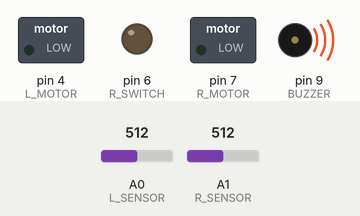
Bench run of a sketch on a simulated Arduino Uno, built with avr-gcc and run on an emulated ATmega328P. On the bench: switched loads named in the sketch (green lamp = pin HIGH), output pins drawn as LEDs (lit = HIGH), buzzer (waves = sounding, pin HIGH). The inputs (shaded band) are chosen by the test bench; at power-on: A0 (L_SENSOR) = 512, A1 (R_SENSOR) = 512. Pins used as bus, display or sensor lines are not drawn.

Above: at 0.1 s.
At 39.1 s:
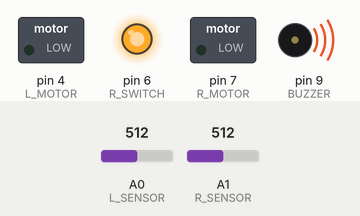
Timing chart, 0 to 40.0 s (numbered marks = the images above):
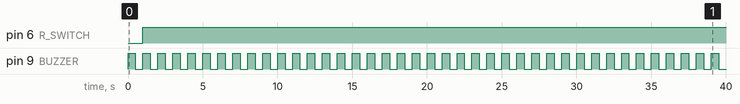

The sketch:

Omegabot.ino
```cpp
#define L_MOTOR 4
#define L_SWITCH 5
#define R_MOTOR 7
#define R_SWITCH 6
#define L_SENSOR A0
#define R_SENSOR A1
#define BUZZER 9


struct Data_sensors {
  int left_sensor;
  int right_sensor;
};


int motors_speed = 100;
struct Data_sensors Sensors;


void setup()
{
  pinMode(L_MOTOR, OUTPUT);
  pinMode(L_SWITCH, OUTPUT);
  pinMode(R_MOTOR, OUTPUT);
  pinMode(R_SWITCH, OUTPUT);
  pinMode(L_SENSOR, INPUT);
  pinMode(R_SENSOR, INPUT);
  pinMode(BUZZER, OUTPUT);
}


void init_data()
{
  Sensors.left_sensor = analogRead(L_SENSOR);
  Sensors.right_sensor = analogRead(R_SENSOR);
}


void configuration_of_motors(int speed_l, int speed_r)
{
  if (speed_l > 0){
    digitalWrite(L_SWITCH, 1);
    analogWrite(L_MOTOR, speed_l);
  } else {
    digitalWrite(L_SWITCH, 0);
    analogWrite(L_MOTOR, -speed_l);
  };

  if (speed_r > 0){
    digitalWrite(R_SWITCH, 1);
    analogWrite(R_MOTOR, speed_r);
  } else {
    digitalWrite(R_SWITCH, 0);
    analogWrite(R_MOTOR, -speed_r);
  };
}


void move_forward()
{
  if (900 <= Sensors.left_sensor <= 1000 and 900 <= Sensors.right_sensor <= 1000){
    configuration_of_motors(motors_speed, motors_speed);
  };
}


void turn_right()
{
  if (500 <= Sensors.left_sensor <= 700){
    configuration_of_motors(motors_speed, -motors_speed);
  };
}


void turn_left()
{
  if (500 <= Sensors.right_sensor <= 700){
    configuration_of_motors(-motors_speed, motors_speed);
  };
}


void check_of_line_loss()
{
  if (500 <= Sensors.left_sensor <= 700 and 500 <= Sensors.right_sensor <= 700){
    digitalWrite(BUZZER, 1);
    delay(500);
    digitalWrite(BUZZER, 0);
    delay(500);
  };
}


void loop()
{
  init_data();

  check_of_line_loss();

  move_forward();

  turn_right();

  turn_left();
}
```

zadanie_1.c
```cpp
#include <stdio.h>

typedef long long int Money;


struct Cat {
    Money catfood;
    int life_cat;
};


struct Mortgage {
    Money mortgage;
    Money month_mortgage;
};


struct Person {
    Money salary;
    Money expenses;
    Money flat;
    Money rent_flat;
    Money account;
    struct Cat person_cat;
    struct Mortgage person_mortgage;
};


struct Person Bob;
struct Person Alice;


void Bob_init()
{
    Bob.account = 1200000;
    Bob.salary = 300000;
    Bob.expenses = 40000;
    Bob.rent_flat = 35000;
};


void Alice_init()
{
    Alice.account = 1200000;
    Alice.salary = 300000;
    Alice.expenses = 40000;
    Alice.flat = 13000000;

    Alice.person_cat.catfood = 7000;
    Alice.person_cat.life_cat = 15;

    Alice.person_mortgage.mortgage = Alice.flat;
    Alice.person_mortgage.mortgage -= Alice.account;
    Alice.person_mortgage.mortgage *= 1.2;
    Alice.account = 0;

    Alice.person_mortgage.month_mortgage = Alice.person_mortgage.mortgage / (30 * 12);
};


void Bob_salary(const int month, const int year)
{
    Bob.account += Bob.salary;

      if (month == 12) {
            Bob.account += Bob.salary;
        }

    if (month == 1) {
        Bob.salary *= 1.06;
    }
};


void Bob_expenses(const int month, const int year)
{
    Bob.account -= Bob.expenses;

    if (month == 1) {
        Bob.expenses *= 1.06;
    }
};


void Bob_rent_flat(const int month, const int year)
{
    Bob.account -= Bob.rent_flat;

    if (month == 1) {
    Bob.rent_flat *= 1.06;
   }
};


void Bob_deposit(const int month, const int year)
{

    Bob.account *= 1 + (0.2 / 12);
};


void Alice_salary(const int month, const int year)
{
    Alice.account += Alice.salary;

    if (month == 1) {
        Alice.salary *= 1.06;
    }
};


void Alice_expenses(const int month, const int year)
{
    Alice.account -= Alice.expenses;

    if (month == 1) {
        Alice.expenses *= 1.06;
    }
};


void Alice_flat(const int month, const int year)
{
    if (month == 1) {
        Alice.flat *= 1.06;
    }
};


void Alice_mortgage()
{
    Alice.account -= Alice.person_mortgage.month_mortgage;
};


void Alice_deposit(const int month, const int year)
{
    Alice.account *= 1 + (0.2 / 12);
};


void Alice_cat(const int month, const int year) {

    if (month == 1) {
        Alice.person_cat.catfood *= 1.06;
    }

    if ((year >= 2027) && (year <= (2027 + Alice.person_cat.life_cat))) {

        Alice.account -= Alice.person_cat.catfood;
    }
};


void simulation()
{
    int month = 1;
    int year = 2024;

    while( !((month == 1) && (year == 2054)) ) {
        Bob_salary(month, year);
        Bob_expenses(month, year);
        Bob_rent_flat(month, year);
        Bob_deposit(month, year);

        Alice_salary(month, year);
        Alice_expenses(month, year);
        Alice_flat(month, year);
        Alice_mortgage();
        Alice_deposit(month, year);
        Alice_cat(month, year);

        month++;
        if (month == 13) {
            month = 1;
            year++;
        }
    }
};

void print()
{
    if (Alice.account + Alice.flat < Bob.account) {
        printf("Bob will save up for a flat faster");
    }
    else {
        printf("Alice will pay off the mortgage faster");
    }
};


int main()
{
    Alice_init();
    Bob_init();

    simulation();

    print();
}
```

________0.c
```cpp
#include <stdio.h>
main()
{
    printf("Hello World!");
    getchar();
}
```

Measured:
- by itself, pin 6 (R_SWITCH): LOW → HIGH at 1.0 s
- by itself, pin 9 (BUZZER): alternates HIGH for 0.50 s and LOW for 0.50 s
